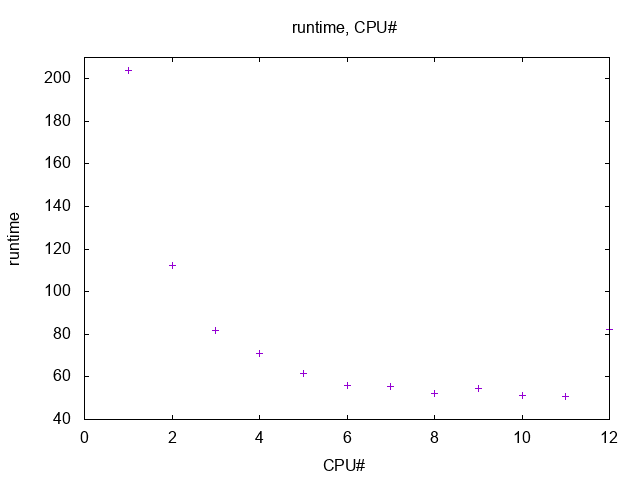

Here is the gnuplot script that generated this plot:
#2018/04. gnu.gp
set term png enhanced size 640,480
set output "gnu.png"
set title "runtime, CPU#"
set xlabel "CPU#"
set ylabel "runtime"
set xrange[0:12]
set yrange[40:210]
plot "dat1.txt" t "" w p
set term aqua